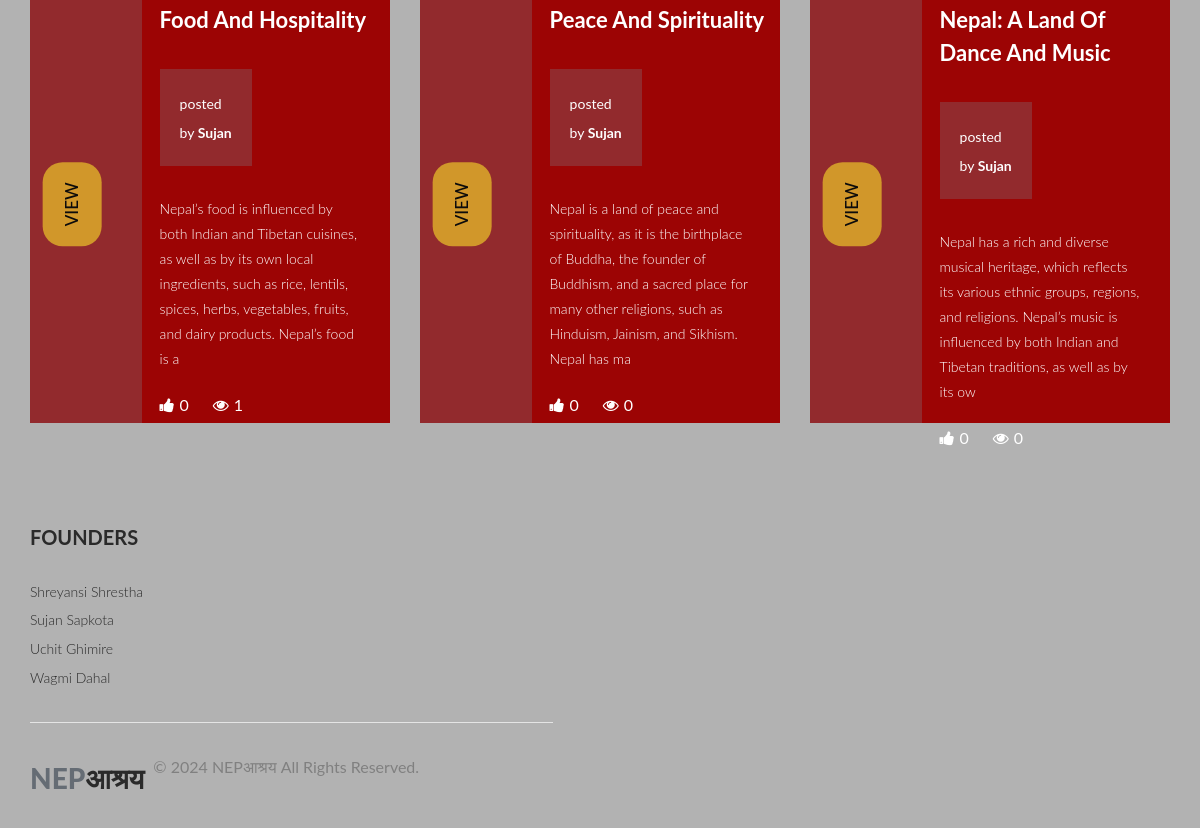
The app's page / (lower part), older data.
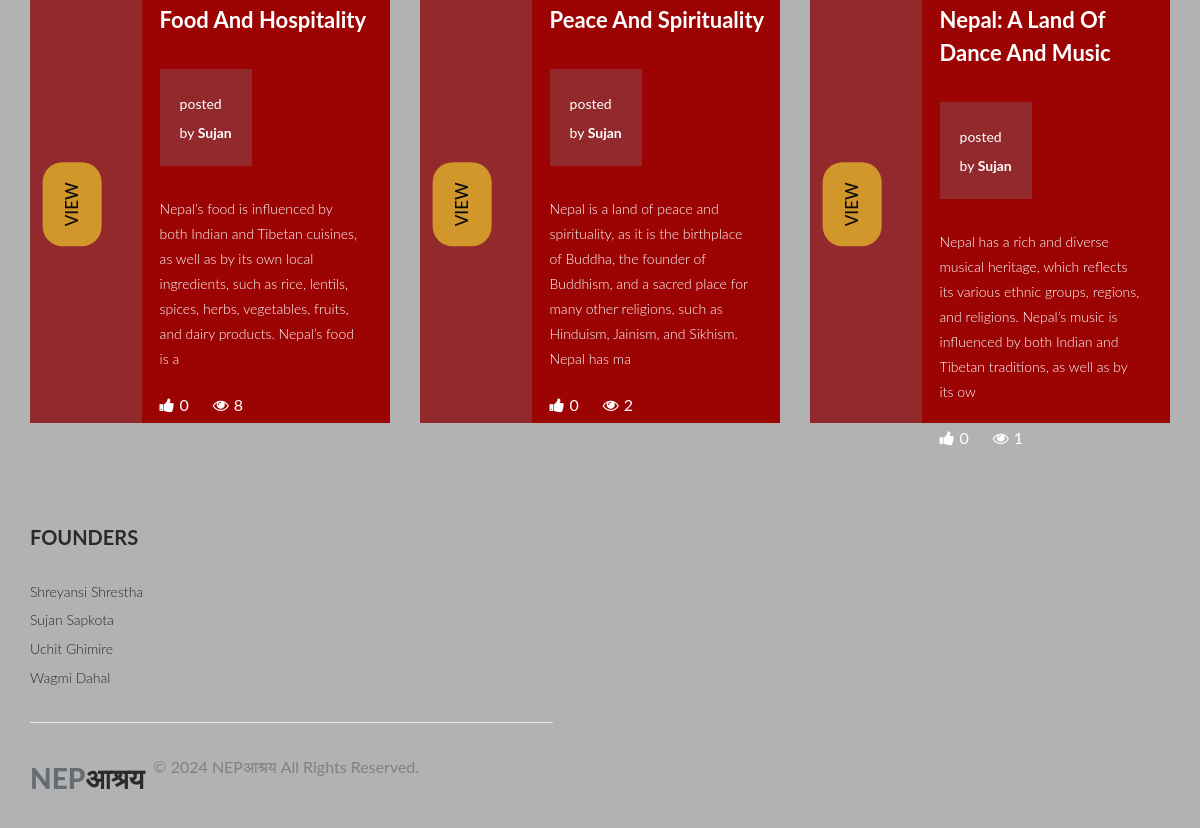
The same page, newer data.
### Nepa_application/models.py (models this page shows, shortened)
class Topic(models.Model):
    title = models.CharField(max_length=100)
    long_description = models.TextField()
    category = models.ManyToManyField("Category", related_name='topics')
    province = models.ForeignKey(province, on_delete=models.CASCADE, related_name='topics')
    post_date = models.DateTimeField(default=timezone.now)
    is_verified = models.BooleanField(default=False)
    author = models.CharField(max_length=100, default="Anonymous")
    likes = models.ManyToManyField(User, related_name='topic', blank=True)
    report = models.IntegerField(User, default=0)
    commentCount = models.IntegerField(default=0, null=True, blank=True)
    views = models.IntegerField(default=0)
    class Meta:
        ordering = ['-post_date']
    def total_likes(self):
        return self.likes.count()

### Nepa_application/views.py (the view)
# urls.py: path('', views.index, name='index'),
def index(request): # for landing page
    provinces = province.objects.all()
    username = None
    latest_posts =models.Topic.objects.prefetch_related('t_image_set').all()[:3]
    if request.user.is_authenticated:
        username = request.user.username
    context = {
        "provinces": provinces,
        "username": username,
        "latest_posts": latest_posts,
    }
    return render(request, 'index.html', context)

### templates/index.html (shortened to what this page needs)
{%load static%}
<!DOCTYPE html>
<html lang="en">
  <head>
    <link rel="stylesheet" type="text/css" href="{% static 'assets/css/bootstrap.min.css' %}">
    <link rel="stylesheet" type="text/css" href="{% static 'assets/css/font-awesome.css' %}">
    <link rel="stylesheet" type="text/css" href="{% static 'assets/css/owl-carousel.css' %}">
    <link rel="stylesheet" href="{% static 'assets/css/tooplate-artxibition.css' %}">
    <link rel="stylesheet" href="{% static 'assets/css/style.css' %}">
    <link href="{% static 'assets/css/main.css' %}" rel="stylesheet" />
    </head>
    <body>
    <div id="latests">
     <div class="venue-tickets">
         <div class="container-fluid">
            <div class="row">
                {% for post in latest_posts %}
 {% if post.is_verified %}
 <div class="col-lg-4">
   <div class="venue-item" style="margin-bottom: 30px;">
     <div class="down-content"style="height: 450px;">
       <div class="left-content">
         <div class="main-white-button">
           <a href="{% url 'detailed_view' post.id %}">VIEW</a>
         </div>
       </div>
       <div class="right-content" style="height: 350px;">
         <h4>{{ post.title.title| slice:50 }}</h4>
         <div class="price">
           <span>posted<br>by <b> {{post.author.title}}</b></span>
       </div>
         <p style="margin-top: 0px;">{{ post.long_description | slice:"200" }}</p>
         <ul>
           <li><i class="fa fa-thumbs-up"></i>{{post.total_likes}}</li>
           <li><i class="fa fa-eye"></i>{{post.views}}</li>
         </ul>
       </div>
     </div>
   </div>
 </div>
 {% endif %}
 {% endfor %}
    <footer>
        <div class="container">
            <div class="row">
                <div class="col-lg-4">
                    <div class="address">
                        <h4>FOUNDERS </h4>
                        <span>Shreyansi Shrestha</span><br>
                        <span>Sujan Sapkota</span><br>
                        <span>Uchit Ghimire</span><br>
                        <span>Wagmi Dahal</span>
                    </div>
                </div>
                <div class="col-lg-12">
                    <div class="sub-footer">
                        <div class="row">
                            <div class="col-lg-3">
                                <div class="logo"><a href="{% url 'index' %}"><span>NEP<em>आश्रय</em></span></a></div>
                            </div>
                            <div>
                                © 2024 NEPआश्रय All Rights Reserved.
                            </div>
                        </div>
                    </div>
                </div>
            </div>
        </div>
    </footer>
  </body>
</html>

Row changes from the older to the newer data that the page shows:
changed Topic "Food And Hospitality": views "1" → "8"
changed Topic "Peace And Spirituality": views "0" → "2"
changed Topic "Nepal: A Land Of Dance And Music": views "0" → "1"
